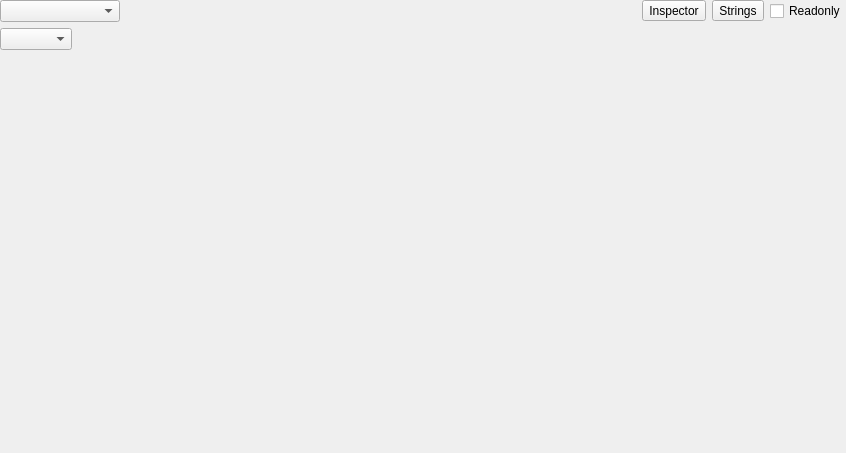
<?xml version="1.0" encoding="UTF-8"?>
<ui version="4.0">
 <class>XHexViewWidget</class>
 <widget class="QWidget" name="XHexViewWidget">
  <property name="geometry">
   <rect>
    <x>0</x>
    <y>0</y>
    <width>846</width>
    <height>473</height>
   </rect>
  </property>
  <property name="focusPolicy">
   <enum>Qt::FocusPolicy::NoFocus</enum>
  </property>
  <property name="windowTitle">
   <string>Form</string>
  </property>
  <layout class="QVBoxLayout" name="verticalLayout">
   <property name="leftMargin">
    <number>0</number>
   </property>
   <property name="topMargin">
    <number>0</number>
   </property>
   <property name="rightMargin">
    <number>0</number>
   </property>
   <property name="bottomMargin">
    <number>0</number>
   </property>
   <item>
    <layout class="QHBoxLayout" name="horizontalLayout">
     <item>
      <widget class="QComboBox" name="comboBoxType">
       <property name="minimumSize">
        <size>
         <width>120</width>
         <height>0</height>
        </size>
       </property>
      </widget>
     </item>
     <item>
      <spacer name="horizontalSpacer_3">
       <property name="orientation">
        <enum>Qt::Orientation::Horizontal</enum>
       </property>
       <property name="sizeHint" stdset="0">
        <size>
         <width>40</width>
         <height>20</height>
        </size>
       </property>
      </spacer>
     </item>
     <item>
      <widget class="QToolButton" name="toolButtonDataInspector">
       <property name="text">
        <string>Inspector</string>
       </property>
       <property name="checkable">
        <bool>false</bool>
       </property>
       <property name="checked">
        <bool>false</bool>
       </property>
      </widget>
     </item>
     <item>
      <widget class="QToolButton" name="toolButtonStrings">
       <property name="text">
        <string>Strings</string>
       </property>
      </widget>
     </item>
     <item>
      <widget class="QCheckBox" name="checkBoxReadonly">
       <property name="text">
        <string>Readonly</string>
       </property>
      </widget>
     </item>
    </layout>
   </item>
   <item>
    <layout class="QHBoxLayout" name="horizontalLayout_2">
     <item>
      <widget class="QComboBox" name="comboBoxLocationBase"/>
     </item>
     <item>
      <spacer name="horizontalSpacer">
       <property name="orientation">
        <enum>Qt::Orientation::Horizontal</enum>
       </property>
       <property name="sizeHint" stdset="0">
        <size>
         <width>40</width>
         <height>20</height>
        </size>
       </property>
      </spacer>
     </item>
    </layout>
   </item>
   <item>
    <widget class="XHexView" name="scrollAreaHex" native="true">
     <property name="sizePolicy">
      <sizepolicy hsizetype="Expanding" vsizetype="Expanding">
       <horstretch>0</horstretch>
       <verstretch>0</verstretch>
      </sizepolicy>
     </property>
     <property name="focusPolicy">
      <enum>Qt::FocusPolicy::StrongFocus</enum>
     </property>
     <property name="widgetResizable" stdset="0">
      <bool>true</bool>
     </property>
    </widget>
   </item>
   <item>
    <widget class="QLineEdit" name="lineEditStatus">
     <property name="frame">
      <bool>false</bool>
     </property>
     <property name="readOnly">
      <bool>true</bool>
     </property>
    </widget>
   </item>
  </layout>
 </widget>
 <customwidgets>
  <customwidget>
   <class>XHexView</class>
   <extends>QWidget</extends>
   <header>xhexview.h</header>
   <container>1</container>
  </customwidget>
 </customwidgets>
 <resources/>
 <connections/>
</ui>
